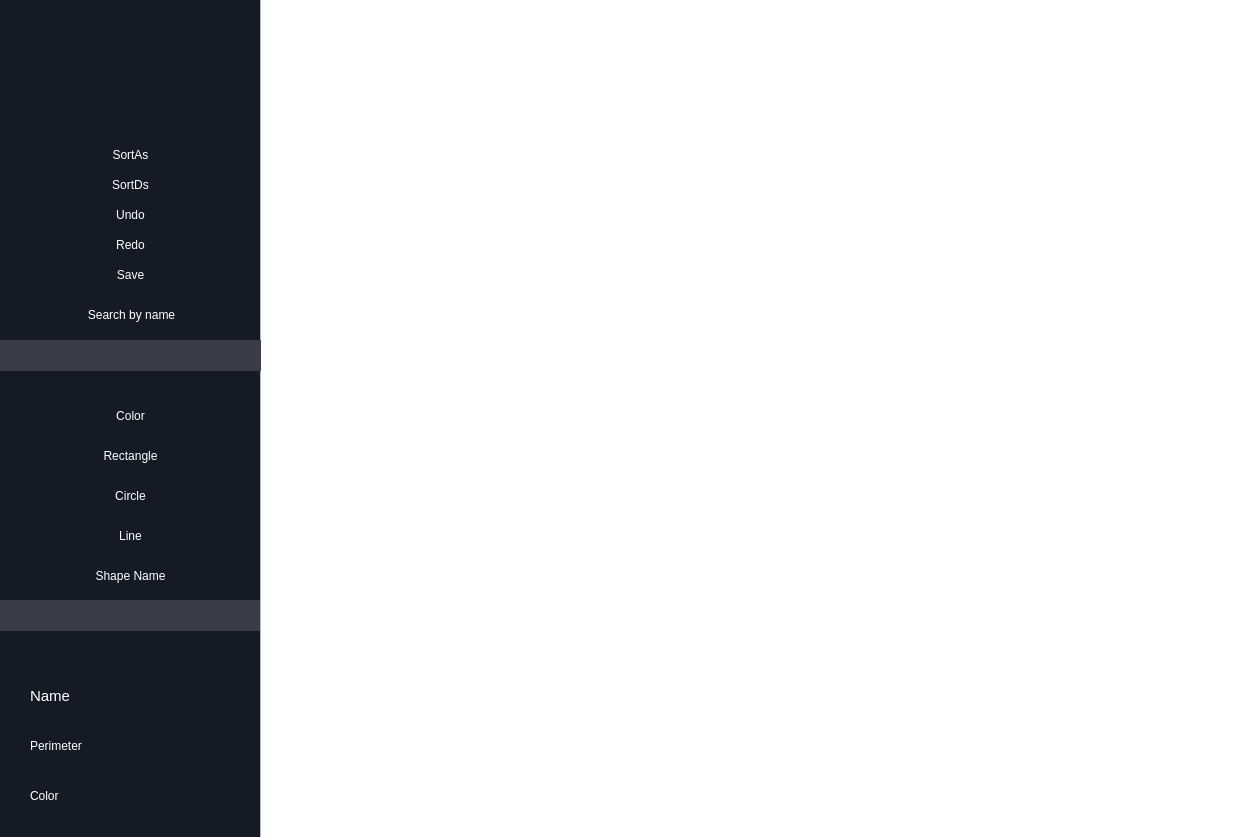
<?xml version="1.0" encoding="UTF-8"?>
<ui version="4.0">
 <class>MainWindow</class>
 <widget class="QMainWindow" name="MainWindow">
  <property name="geometry">
   <rect>
    <x>0</x>
    <y>0</y>
    <width>1256</width>
    <height>837</height>
   </rect>
  </property>
  <property name="minimumSize">
   <size>
    <width>1256</width>
    <height>837</height>
   </size>
  </property>
  <property name="maximumSize">
   <size>
    <width>1256</width>
    <height>837</height>
   </size>
  </property>
  <property name="windowTitle">
   <string>MainWindow</string>
  </property>
  <widget class="QWidget" name="centralwidget">
   <widget class="QGraphicsView" name="graphicsView">
    <property name="geometry">
     <rect>
      <x>260</x>
      <y>-10</y>
      <width>1001</width>
      <height>851</height>
     </rect>
    </property>
    <property name="sizePolicy">
     <sizepolicy hsizetype="Preferred" vsizetype="Preferred">
      <horstretch>0</horstretch>
      <verstretch>0</verstretch>
     </sizepolicy>
    </property>
    <property name="mouseTracking">
     <bool>false</bool>
    </property>
   </widget>
   <widget class="QGroupBox" name="groupBox_5">
    <property name="geometry">
     <rect>
      <x>0</x>
      <y>120</y>
      <width>261</width>
      <height>261</height>
     </rect>
    </property>
    <property name="palette">
     <palette>
      <active/>
      <inactive/>
      <disabled/>
     </palette>
    </property>
    <property name="styleSheet">
     <string notr="true">border-radius: 0px;</string>
    </property>
    <property name="title">
     <string/>
    </property>
    <property name="alignment">
     <set>Qt::AlignLeading|Qt::AlignLeft|Qt::AlignVCenter</set>
    </property>
    <property name="flat">
     <bool>true</bool>
    </property>
    <property name="checkable">
     <bool>false</bool>
    </property>
    <widget class="QPushButton" name="searchButton">
     <property name="geometry">
      <rect>
       <x>1</x>
       <y>180</y>
       <width>261</width>
       <height>29</height>
      </rect>
     </property>
     <property name="styleSheet">
      <string notr="true">font: 11pt &quot;Segoe UI&quot;;
color: rgb(255, 255, 255);</string>
     </property>
     <property name="text">
      <string>Search by name</string>
     </property>
     <property name="flat">
      <bool>true</bool>
     </property>
    </widget>
    <widget class="QLineEdit" name="searchName">
     <property name="geometry">
      <rect>
       <x>0</x>
       <y>220</y>
       <width>261</width>
       <height>31</height>
      </rect>
     </property>
     <property name="styleSheet">
      <string notr="true">background-color: #383d47;
color: rgb(255, 255, 255);
border-radius:0px</string>
     </property>
     <property name="cursorPosition">
      <number>0</number>
     </property>
     <property name="alignment">
      <set>Qt::AlignCenter</set>
     </property>
    </widget>
    <widget class="QPushButton" name="undoButton">
     <property name="geometry">
      <rect>
       <x>0</x>
       <y>80</y>
       <width>261</width>
       <height>29</height>
      </rect>
     </property>
     <property name="autoFillBackground">
      <bool>false</bool>
     </property>
     <property name="styleSheet">
      <string notr="true">font: 11pt &quot;Segoe UI&quot;;
color: rgb(255, 255, 255);</string>
     </property>
     <property name="text">
      <string>Undo</string>
     </property>
     <property name="flat">
      <bool>true</bool>
     </property>
    </widget>
    <widget class="QPushButton" name="redoButton">
     <property name="geometry">
      <rect>
       <x>0</x>
       <y>110</y>
       <width>261</width>
       <height>29</height>
      </rect>
     </property>
     <property name="styleSheet">
      <string notr="true">font: 11pt &quot;Segoe UI&quot;;
color: rgb(255, 255, 255);</string>
     </property>
     <property name="text">
      <string>Redo</string>
     </property>
     <property name="flat">
      <bool>true</bool>
     </property>
    </widget>
    <widget class="QPushButton" name="sortAsButton">
     <property name="geometry">
      <rect>
       <x>0</x>
       <y>20</y>
       <width>261</width>
       <height>29</height>
      </rect>
     </property>
     <property name="styleSheet">
      <string notr="true">font: 11pt &quot;Segoe UI&quot;;

color: rgb(255, 255, 255);</string>
     </property>
     <property name="text">
      <string>SortAs</string>
     </property>
     <property name="flat">
      <bool>true</bool>
     </property>
    </widget>
    <widget class="QPushButton" name="sortDsButton">
     <property name="geometry">
      <rect>
       <x>0</x>
       <y>50</y>
       <width>261</width>
       <height>29</height>
      </rect>
     </property>
     <property name="styleSheet">
      <string notr="true">font: 11pt &quot;Segoe UI&quot;;
color: rgb(255, 255, 255);</string>
     </property>
     <property name="text">
      <string>SortDs</string>
     </property>
     <property name="flat">
      <bool>true</bool>
     </property>
    </widget>
    <widget class="QPushButton" name="SaveButton">
     <property name="geometry">
      <rect>
       <x>0</x>
       <y>140</y>
       <width>261</width>
       <height>29</height>
      </rect>
     </property>
     <property name="styleSheet">
      <string notr="true">font: 11pt &quot;Segoe UI&quot;;
color: rgb(255, 255, 255);</string>
     </property>
     <property name="text">
      <string>Save</string>
     </property>
     <property name="flat">
      <bool>true</bool>
     </property>
    </widget>
   </widget>
   <widget class="QWidget" name="horizontalLayoutWidget_4">
    <property name="geometry">
     <rect>
      <x>30</x>
      <y>680</y>
      <width>201</width>
      <height>31</height>
     </rect>
    </property>
    <layout class="QHBoxLayout" name="horizontalLayout_4">
     <item>
      <widget class="QLabel" name="label_4">
       <property name="font">
        <font>
         <pointsize>11</pointsize>
         <italic>false</italic>
         <bold>false</bold>
        </font>
       </property>
       <property name="styleSheet">
        <string notr="true">font: 11pt &quot;Segoe UI&quot;;
color: rgb(255, 255, 255);</string>
       </property>
       <property name="text">
        <string>Name</string>
       </property>
      </widget>
     </item>
     <item>
      <widget class="QLabel" name="infoname">
       <property name="styleSheet">
        <string notr="true">font: 11pt &quot;Segoe UI&quot;;
color: rgb(255, 255, 255);</string>
       </property>
       <property name="text">
        <string/>
       </property>
      </widget>
     </item>
    </layout>
   </widget>
   <widget class="QWidget" name="horizontalLayoutWidget_5">
    <property name="geometry">
     <rect>
      <x>30</x>
      <y>730</y>
      <width>201</width>
      <height>31</height>
     </rect>
    </property>
    <layout class="QHBoxLayout" name="horizontalLayout_10">
     <item>
      <widget class="QLabel" name="label_12">
       <property name="styleSheet">
        <string notr="true">font: 11pt &quot;Segoe UI&quot;;
color: rgb(255, 255, 255);</string>
       </property>
       <property name="text">
        <string>Perimeter</string>
       </property>
      </widget>
     </item>
     <item>
      <widget class="QLabel" name="infoper">
       <property name="styleSheet">
        <string notr="true">font: 11pt &quot;Segoe UI&quot;;
color: rgb(255, 255, 255);</string>
       </property>
       <property name="text">
        <string/>
       </property>
      </widget>
     </item>
    </layout>
   </widget>
   <widget class="QWidget" name="horizontalLayoutWidget_6">
    <property name="geometry">
     <rect>
      <x>30</x>
      <y>780</y>
      <width>201</width>
      <height>31</height>
     </rect>
    </property>
    <layout class="QHBoxLayout" name="horizontalLayout_11">
     <item>
      <widget class="QLabel" name="label_13">
       <property name="styleSheet">
        <string notr="true">font: 11pt &quot;Segoe UI&quot;;
color: rgb(255, 255, 255);</string>
       </property>
       <property name="text">
        <string>Color</string>
       </property>
      </widget>
     </item>
     <item>
      <widget class="QLabel" name="infoColor">
       <property name="styleSheet">
        <string notr="true">font: 11pt &quot;Segoe UI&quot;;
color: rgb(255, 255, 255);</string>
       </property>
       <property name="text">
        <string/>
       </property>
      </widget>
     </item>
    </layout>
   </widget>
   <widget class="QGroupBox" name="groupBox">
    <property name="geometry">
     <rect>
      <x>0</x>
      <y>380</y>
      <width>260</width>
      <height>261</height>
     </rect>
    </property>
    <property name="styleSheet">
     <string notr="true">border-radius: 0px;</string>
    </property>
    <property name="title">
     <string/>
    </property>
    <widget class="QLineEdit" name="shapeName">
     <property name="geometry">
      <rect>
       <x>0</x>
       <y>220</y>
       <width>261</width>
       <height>31</height>
      </rect>
     </property>
     <property name="styleSheet">
      <string notr="true">background-color: #383d47;
color: rgb(255, 255, 255);
border-radius:0px</string>
     </property>
     <property name="alignment">
      <set>Qt::AlignCenter</set>
     </property>
    </widget>
    <widget class="QPushButton" name="circleButton">
     <property name="geometry">
      <rect>
       <x>0</x>
       <y>100</y>
       <width>261</width>
       <height>31</height>
      </rect>
     </property>
     <property name="styleSheet">
      <string notr="true">color: rgb(255, 255, 255);
font: 11pt &quot;Segoe UI&quot;;</string>
     </property>
     <property name="text">
      <string>Circle</string>
     </property>
     <property name="flat">
      <bool>true</bool>
     </property>
    </widget>
    <widget class="QPushButton" name="lineButton">
     <property name="geometry">
      <rect>
       <x>0</x>
       <y>140</y>
       <width>261</width>
       <height>31</height>
      </rect>
     </property>
     <property name="styleSheet">
      <string notr="true">color: rgb(255, 255, 255);
font: 11pt &quot;Segoe UI&quot;;</string>
     </property>
     <property name="text">
      <string>Line</string>
     </property>
     <property name="flat">
      <bool>true</bool>
     </property>
    </widget>
    <widget class="QPushButton" name="squareButton">
     <property name="geometry">
      <rect>
       <x>0</x>
       <y>60</y>
       <width>261</width>
       <height>31</height>
      </rect>
     </property>
     <property name="styleSheet">
      <string notr="true">color: rgb(255, 255, 255);
font: 11pt &quot;Segoe UI&quot;;</string>
     </property>
     <property name="text">
      <string>Rectangle</string>
     </property>
     <property name="flat">
      <bool>true</bool>
     </property>
    </widget>
    <widget class="QPushButton" name="colorButton">
     <property name="geometry">
      <rect>
       <x>0</x>
       <y>20</y>
       <width>261</width>
       <height>31</height>
      </rect>
     </property>
     <property name="styleSheet">
      <string notr="true">color: rgb(255, 255, 255);
font: 11pt &quot;Segoe UI&quot;;</string>
     </property>
     <property name="text">
      <string>Color</string>
     </property>
     <property name="flat">
      <bool>true</bool>
     </property>
    </widget>
    <widget class="QPushButton" name="shapeNameBtn">
     <property name="geometry">
      <rect>
       <x>0</x>
       <y>180</y>
       <width>261</width>
       <height>31</height>
      </rect>
     </property>
     <property name="styleSheet">
      <string notr="true">color: rgb(255, 255, 255);
font: 11pt &quot;Segoe UI&quot;;</string>
     </property>
     <property name="text">
      <string>Shape Name</string>
     </property>
     <property name="flat">
      <bool>true</bool>
     </property>
    </widget>
   </widget>
   <widget class="QLabel" name="label">
    <property name="geometry">
     <rect>
      <x>0</x>
      <y>-20</y>
      <width>281</width>
      <height>861</height>
     </rect>
    </property>
    <property name="styleSheet">
     <string notr="true">background-color: #151b26;</string>
    </property>
    <property name="text">
     <string/>
    </property>
   </widget>
   <widget class="QLabel" name="label_2">
    <property name="geometry">
     <rect>
      <x>40</x>
      <y>0</y>
      <width>181</width>
      <height>121</height>
     </rect>
    </property>
    <property name="text">
     <string/>
    </property>
    <property name="pixmap">
     <pixmap resource="../Resources.qrc">:/resources/Paint-APP/img/Logo.jpeg</pixmap>
    </property>
    <property name="scaledContents">
     <bool>true</bool>
    </property>
   </widget>
   <zorder>label</zorder>
   <zorder>graphicsView</zorder>
   <zorder>groupBox_5</zorder>
   <zorder>horizontalLayoutWidget_4</zorder>
   <zorder>horizontalLayoutWidget_5</zorder>
   <zorder>horizontalLayoutWidget_6</zorder>
   <zorder>groupBox</zorder>
   <zorder>label_2</zorder>
  </widget>
  <action name="actionOpen">
   <property name="text">
    <string>Open</string>
   </property>
  </action>
  <action name="actionSave">
   <property name="checkable">
    <bool>true</bool>
   </property>
   <property name="text">
    <string>Save</string>
   </property>
  </action>
  <action name="actionClose">
   <property name="text">
    <string>Close</string>
   </property>
  </action>
  <action name="actionsave">
   <property name="text">
    <string>save</string>
   </property>
  </action>
 </widget>
 <resources>
  <include location="../Resources.qrc"/>
 </resources>
 <connections/>
</ui>
